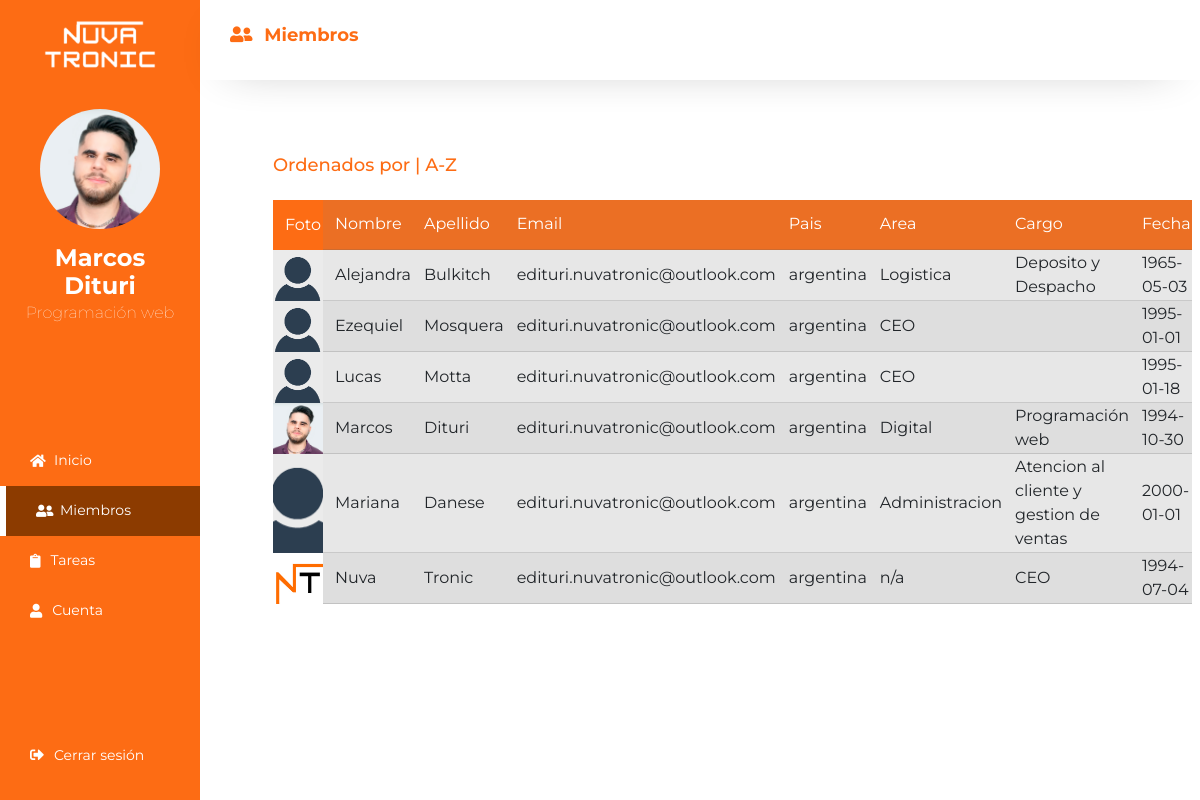
The page /lista_miembros.php (signed in) on the database its author committed.
### tables this page shows
CREATE TABLE `usuarios` (
  `id_usuario` int(250) NOT NULL,
  `tipo` varchar(50) NOT NULL,
  `nombre` varchar(500) DEFAULT NULL,
  `apellido` varchar(500) DEFAULT NULL,
  `pais` varchar(250) NOT NULL,
  `sexo` varchar(20) NOT NULL,
  `interno` varchar(20) NOT NULL,
  `fecha` date NOT NULL DEFAULT current_timestamp(),
  `area` varchar(500) DEFAULT NULL,
  `cargo` varchar(500) DEFAULT NULL,
  `email` varchar(500) DEFAULT NULL,
  `clave` varchar(500) DEFAULT NULL,
  `empresa` varchar(500) DEFAULT NULL,
  `superior` varchar(250) NOT NULL,
  `fecha_ing` date NOT NULL DEFAULT current_timestamp(),
  `URL_imagen` text NOT NULL,
  `acceso` varchar(50) NOT NULL
);

### php/sesion.php (called while the page is built, shortened)
<?php
    if(isset($_SESSION['id_usuario']) && !empty($_SESSION['id_usuario'])) {
        $id_usuario = $_SESSION['id_usuario'];
        $mostrar = "SELECT * FROM `usuarios` WHERE id_usuario=$id_usuario";
        $mostrar_ej = mysqli_query(
                    $conexion, $mostrar
                    );
        if($mostrar_ej == true){
            while($dato = mysqli_fetch_array($mostrar_ej)) {
                $email = $dato["email"];
                $nombre = $dato["nombre"];
                $apellido = $dato["apellido"];
                $cargo = $dato["cargo"];
                $URL_imagen = $dato["URL_imagen"];
            }
        }
    } else{
        echo '<script>location.href = "login.php"</script>';
    }
?>

### lista_miembros.php (the view, shortened to what this page needs)
<?php
    $donde = "miembros";
    include("php/conexion.php");
    include("php/sesion.php");
    include("componentes/head.php");
?>
<body>
    <div class="container-fluid">
        <div class="row cont-all">
            <?php
                include ("componentes/menu.php");
            ?>
            <div class="col-xl-10 cont-gral">
                <div class="row">
                    <div class="col-12 cont-tit">
                        <h1><i class="fas fa-user-friends"></i> <b>Miembros</b></h1>
                    </div>
                    <div class="col-12 sinNada cont-dat">
                         <div class="row sinNada sub-tit">
                            <h1>Ordenados por | A-Z</h1>
                        </div>
                        <div class="row sinNada cont-all-users">
                            <table class="table-datos">
                                <tr id="table-padre">
                                    <td class="table-foto">Foto</td>
                                    <td class="table-dato">Nombre</td>
                                    <td class="table-dato">Apellido</td>
                                    <td class="table-dato">Email</td>
                                    <td class="table-dato">Pais</td>
                                    <td class="table-dato">Area</td>
                                    <td class="table-dato">Cargo</td>
                                    <td class="table-dato">Fecha</td>
                                </tr>
                            <?php
                            $sql_users = "SELECT * FROM `usuarios` ORDER BY nombre ASC";
                            $query_users = mysqli_query(
                                $conexion, $sql_users
                            );
                            while($dato = mysqli_fetch_array($query_users)) {
                                $nombre = $dato['nombre'];
                                $apellido = $dato['apellido'];
                                $cargo = $dato['cargo'];
                                $area = $dato['area'];
                                $pais = $dato['pais'];
                                $fecha = $dato['fecha'];
                                $URL_imagen = $dato['URL_imagen'];
                        ?>
                            <tr>
                                <td class='table-foto' style='background: url(php/<?php echo $URL_imagen;?> ); background-size:cover;background-position:center'></td>
                                <td class="table-dato"><?php echo $nombre;?></td>
                                <td class="table-dato"><?php echo $apellido;?></td>
                                <td class="table-dato"><?php echo $email;?></td>
                                <td class="table-dato"><?php echo "$pais";?></td>
                                <td class="table-dato"><?php echo "$area";?></td>
                                <td class="table-dato"><?php echo "$cargo";?></td>
                                <td class="table-dato"><?php echo $fecha?></td>
                            </tr>
                    <?php
                    }
                    ?>
                     </table>
                        </div>
                    </div>
                </div>
            </div>
    </div>
</body>
</html>

### componentes/menu.php (shortened to what this page needs)
<?php
if($donde == "inicio"){
    $a_inicio = "a_active";
}
else if($donde == "miembros"){
    $a_miembros = "a_active";
}
?>
<div class="col-xl-2"></div>
<div class="col-xl-2 cont-panel-menu">
    <div class="cont-user">
        <img class="img-logo" src="img/logoblanco.png" alt="">
        <a href="cuenta.php" class="cont-user-all">
            <div class="img-user"  alt="" style=" background: url(php/<?php echo $URL_imagen;?>); background-size: cover;  background-position: center;"></div>
            <h4><?php echo "$nombre $apellido";?></h4>
            <p><?php echo $cargo;?></p>
        </a>
    </div>
    <ul class="cont-btns">
        <li class="<?php echo $a_inicio;?>"><a href="index.php"><i class="fas fa-home"></i> Inicio</li></a>
        <li class="<?php echo $a_miembros;?>"><a href="miembros.php"><i class="fas fa-user-friends"></i> Miembros</li></a>
        <li class="<?php echo $a_tareas;?>"><a href="tareas.php"><i class="fas fa-clipboard"></i> Tareas</li></a>
        <li class="<?php echo $a_cuenta;?>"><a href="cuenta.php"><i class="fas fa-user"></i> Cuenta</li></a>
    </ul>
    <ul class="cont-btns">
        <li><a href="cerrar_sesion.php"><i class="fas fa-sign-out-alt"></i> Cerrar sesión</li></a>
    </ul>
</div>

### css/main.css (style rules this page uses)
html { scroll-behavior:smooth }
* { font-family:Montserrat,sans-serif; font-weight: normal; }
h1, h2, h3, h4, b, strong, span, p { color: grey; }
.sinNada { padding: 0; margin: 0; }
a, a:hover { text-decoration: none; }
.a_active { background-color: #8c3b00!important; border-left: 6px solid white; }
.cont-user-all { text-align: center; display: flex; flex-direction: column; justify-content: center; }
.container-fluid { margin-top: 0; }
.cont-all { display: flex; }
.cont-panel-menu { position: fixed; padding: 20px 0; display: flex; flex-direction: column; justify-content: space-between; align-items: center; height: 100vh; background-color: #fd6c14; }
.cont-panel-menu .img-logo { width: 70%; margin: auto; margin-bottom: 40px!important; }
.cont-user { padding: 0px 20px; display: flex; flex-direction: column; align-items: center; justify-content: center; }
.cont-user h4 { text-align: center; font-weight: bold; color: white; margin-bottom: 0; transition: all .3 ease-out; }
.cont-user p { margin-top: 0; font-weight: lighter; color: white; }
.cont-panel-menu .img-user { margin-bottom: 15px!important; margin: 0 auto; border-radius: 100%; height: 120px; width: 120px!important; border: 100%; }
.cont-panel-menu .cont-btns { padding-left: 0; margin-left: 0; margin-bottom: 0; display: inline-block; list-style: none; background-color: #fd6c14; width: 100%; }
.cont-btns a { font-size: 14px!important; display: flex; justify-content: flex; align-items: center; width: 100%; height: 50px; padding-left: 30px; color: white; transition: all .3s ease-out; }
.cont-panel-menu .cont-btns i { max-width: 24px; padding-right: 10px; transition: all .3 ease-out; }
.cont-dat { padding-top: 50px; padding-right: 30px; padding-left: 73px; }
.cont-gral .cont-tit { padding-left: 30px; padding-right: 30px; display: flex; justify-content: space-between; align-items: center; height: 80px; -webkit-box-shadow: 0px 10px 47px -30px rgba(0,0,0,0.47); -moz-box-shadow: 0px 10px 47px -30px rgba(0,0,0,0.47); box-shadow: 0px 10px 47px -30px rgba(0,0,0,0.47); z-index: 99; }
.cont-tit i { padding-right: 7px; }
.cont-gral .cont-tit h1, .cont-gral .cont-tit b { color: #fd6c14; font-size: 18px!important; }
.cont-dat .row { display: flex; flex-direction: column; justify-content: center; }
.cont-gral .sub-tit { padding-top: 25px; padding-bottom: 15px; color: grey; }
.cont-gral .sub-tit h1 { font-size: 18px; color: #fd6c14; }
.cont-all-users { display: flex!important; flex-direction: row!important; justify-content: space-between!important; }
.table-datos { width: 100%; height: auto; }
.table-foto { padding-left: 12px; width: 50px!important; max-width: 50px!important; min-width: 50px!important; }
.table-dato { height: 50px; padding-left: 12px; width: 60px; border-bottom: 1px solid rgba(98, 98, 98, 0.226); background-color: rgba(128, 128, 128, 0.144); }
#table-padre { background-color: #fd6c14; color: white; }
tr:nth-child(odd) { background-color:rgba(128, 128, 128, 0.144);; }
tr:nth-child(even) { background-color:rgba(240, 240, 240, 0.493); }

### rows shown on the page
usuarios: URL_imagen (picture), nombre "Marcos", apellido "Dituri", cargo "Programación web", email "edituri.nuvatronic@outlook.com", pais "argentina", area "Digital", fecha "1994-10-30"
usuarios: URL_imagen (placeholder picture), nombre "Alejandra", apellido "Bulkitch", pais "argentina", area "Logistica", cargo "Deposito y Despacho", fecha "1965-05-03"
usuarios: URL_imagen (placeholder picture), nombre "Ezequiel", apellido "Mosquera", pais "argentina", area "CEO", fecha "1995-01-01"
usuarios: URL_imagen (placeholder picture), nombre "Lucas", apellido "Motta", pais "argentina", area "CEO", fecha "1995-01-18"
usuarios: URL_imagen (placeholder picture), nombre "Mariana", apellido "Danese", pais "argentina", area "Administracion", cargo "Atencion al cliente y gestion de ventas", fecha "2000-01-01"
usuarios: URL_imagen (picture), nombre "Nuva", apellido "Tronic", pais "argentina", area "n/a", cargo "CEO", fecha "1994-07-04"
